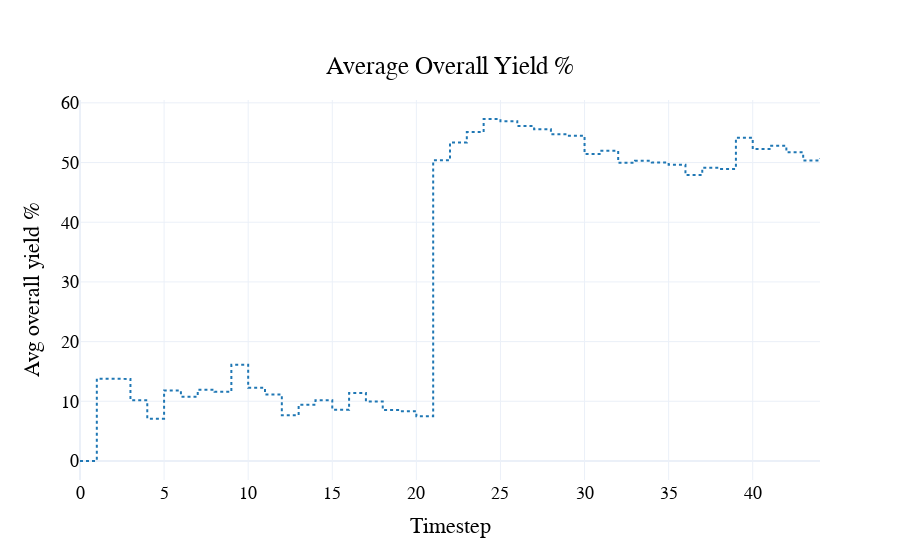

Notebook code for this chart:
### Code cell
fig = visualizations.plot_avg_overall_yield(
    df
)
pio.show(fig)

### Figure 1 — Plotly figure (JSON) as saved in the notebook; plotly's stock layout.template omitted (floating-point values rounded to 4 significant figures; data arrays with more than 128 entries replaced by an {"elided": "..."} marker saying what was removed)
{"data": [{"line": {"color": "#1f77b4", "dash": "dot"}, "name": "Avg overall yield %", "type": "scatter", "x": {"elided": "309 int values"}, "y": {"elided": "309 float values"}}], "layout": {"font": {"color": "black", "family": "Arial", "size": 18}, "hovermode": "x unified", "legend": {"orientation": "h", "x": 0.5, "xanchor": "center", "y": -0.5, "yanchor": "bottom"}, "paper_bgcolor": "rgba(255, 255, 255, 1)", "plot_bgcolor": "rgba(255, 255, 255, 1)", "title": {"text": "Average Overall Yield %", "x": 0.5, "xanchor": "center", "y": 0.9, "yanchor": "top"}, "xaxis": {"title": {"text": "Timestep"}}, "yaxis": {"title": {"text": "Avg overall yield %"}}}}
